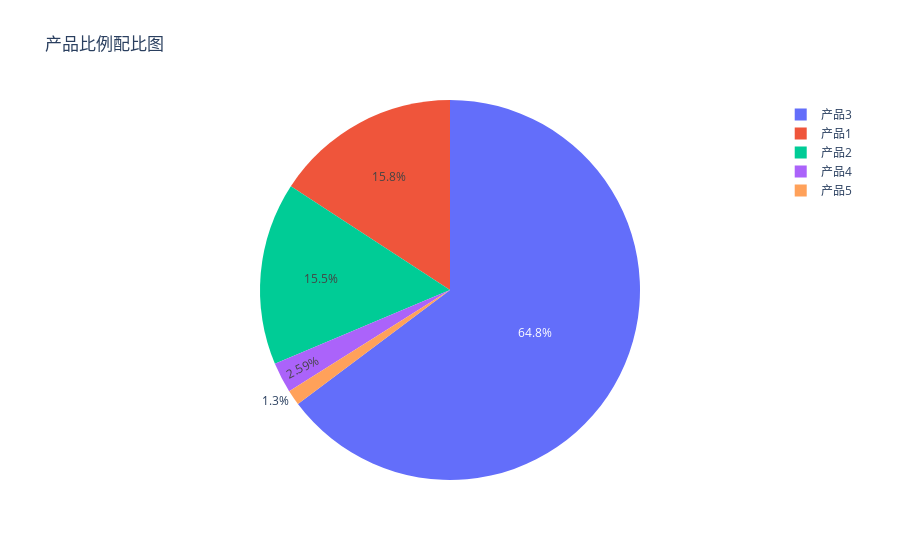

The notebook cell saved with this chart:
### Code cell
import plotly.offline as py
from plotly.graph_objs import Scatter, Layout
import plotly.graph_objs as go

py.init_notebook_mode(connected=True)

pyplt = py.offline.plot
labels = ['产品1','产品2','产品3','产品4','产品5']
values = [122,120,500,20,10]
trace = [go.Pie(labels=labels, values=values)]
layout = go.Layout(
    title = '产品比例配比图',
)
figure = go.Figure(data = trace, layout = layout)
py.iplot(figure)

### Figure 1 — Plotly figure (JSON) as saved in the notebook; plotly's stock layout.template omitted (floating-point values rounded to 4 significant figures)
{"data": [{"labels": ["产品1", "产品2", "产品3", "产品4", "产品5"], "type": "pie", "values": [122, 120, 500, 20, 10]}], "layout": {"title": {"text": "产品比例配比图"}}}
